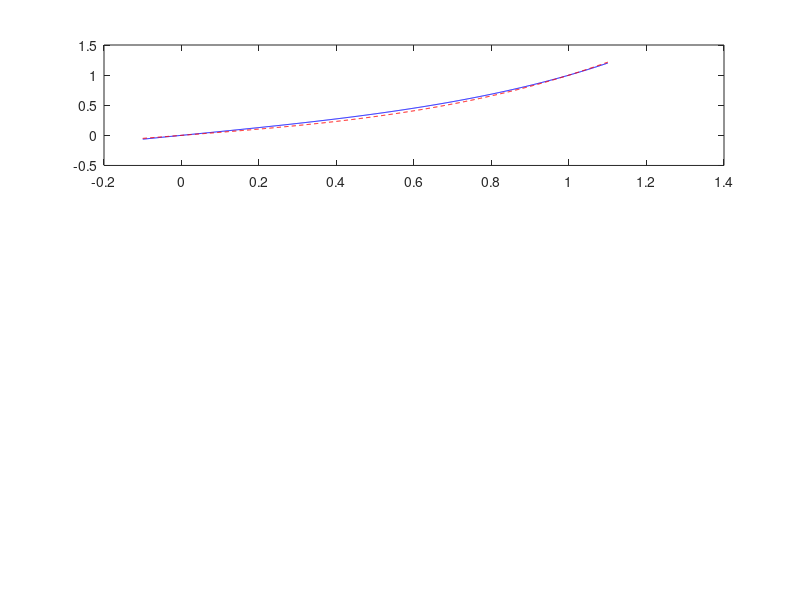

The MATLAB source for this figure: (Note: this script raises an error after producing the figure.)
%% Subplot example

close all
clear all
clc

leftbound = -.1;
rightbound = 1.1;

subplot(3,1,1)
eps = 3;
t = linspace(leftbound,rightbound,1000); 
yexact = (exp(t*sqrt(eps))-exp(-t*sqrt(eps)))/(exp(sqrt(eps))-exp(-sqrt(eps)));
yapprox = t + 1/6*eps*(t.^3 - t);
plot(t,yexact,'-b');
hold on
plot(t,yapprox,'--r')
xline(0)
yline(0)
xline(1,'--k')
title('\epsilon = 3','FontSize',16)

subplot(3,1,2)
eps = 1;
t = linspace(leftbound,rightbound,1000); 
yexact = (exp(t*sqrt(eps))-exp(-t*sqrt(eps)))/(exp(sqrt(eps))-exp(-sqrt(eps)));
yapprox = t + 1/6*eps*(t.^3 - t);
plot(t,yexact,'-b');
hold on
plot(t,yapprox,'--r')
xline(0)
yline(0)
xline(1,'--k')
title('\epsilon = 1','FontSize',16)

subplot(3,1,3)
eps = 0.1;
t = linspace(leftbound,rightbound,1000); 
yexact = (exp(t*sqrt(eps))-exp(-t*sqrt(eps)))/(exp(sqrt(eps))-exp(-sqrt(eps)));
yapprox = t + 1/6*eps*(t.^3 - t);
plot(t,yexact,'-b');
hold on
plot(t,yapprox,'--r')
xline(0)
yline(0)
xline(1,'--k')
title('\epsilon = 0.1','FontSize',16)


